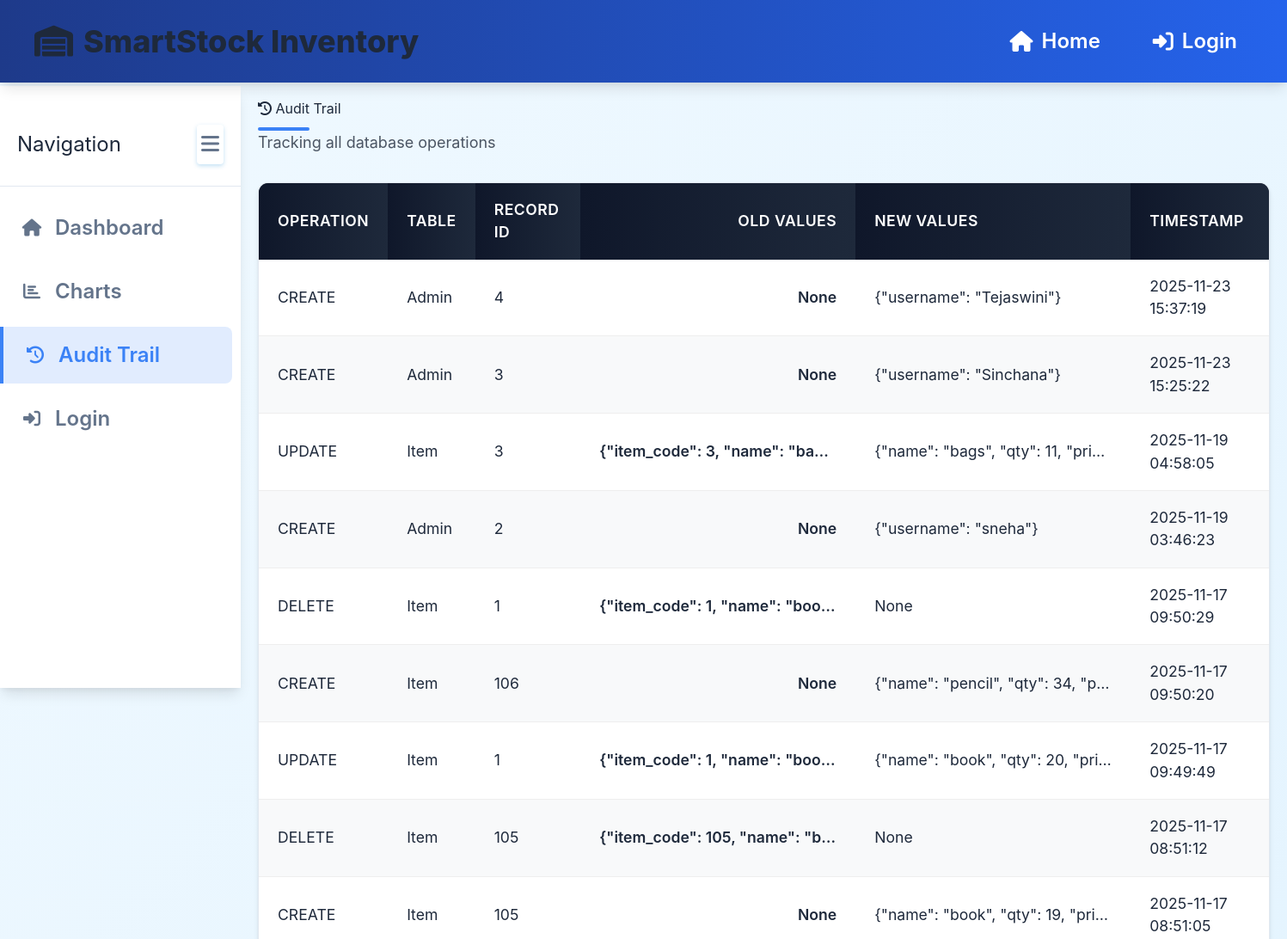
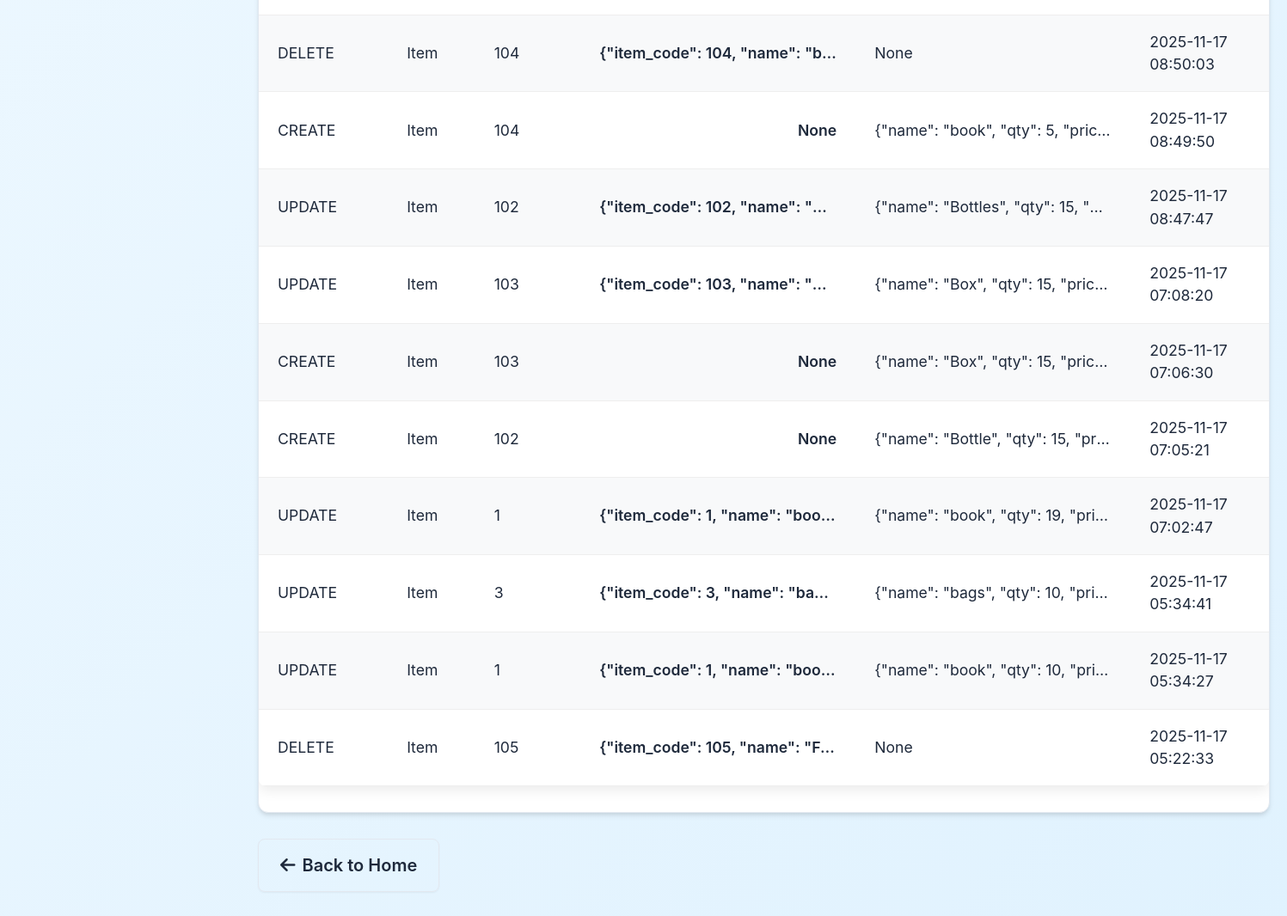
Page /audit-trail on the committed database (2 pictures, top to bottom).
### tables this page shows
CREATE TABLE AuditTrail (
            audit_id INTEGER PRIMARY KEY AUTOINCREMENT,
            operation_type TEXT,
            table_name TEXT,
            record_id INTEGER,
            old_values TEXT,
            new_values TEXT,
            operation_timestamp TIMESTAMP DEFAULT CURRENT_TIMESTAMP
        );

### app.py (the view)
@app.route('/audit-trail')
def audit_trail():
    conn = get_db_connection()
    queries = load_sql_query('read_queries.sql').split(';')
    audit_query = queries[2].strip()  # Get audit trail query
    audit_entries = conn.execute(audit_query).fetchall()
    conn.close()
    return render_template('audit_trail.html', audit_entries=audit_entries)

### app.py (called while the page is built)
def get_db_connection():
    conn = sqlite3.connect('smartstock.db')
    conn.row_factory = sqlite3.Row
    return conn

@app.context_processor
def inject_session():
    return dict(session=session)

### sql/sql_utils.py (called while the page is built)
def load_sql_query(filename):
    sql_dir = os.path.dirname(os.path.abspath(__file__))
    file_path = os.path.join(sql_dir, filename)
    with open(file_path, 'r') as file:
        return file.read().strip()

### templates/audit_trail.html (shortened to what this page needs)
<!DOCTYPE html>
<html lang="en">
<head>
    <script src="https://cdn.tailwindcss.com"></script>
    <link rel="stylesheet" href="https://cdnjs.cloudflare.com/ajax/libs/font-awesome/6.4.0/css/all.min.css">
    <link rel="stylesheet" href="{{ url_for('static', filename='style.css') }}">
</head>
<body>
    <header class="header">
        <h1><i class="fas fa-warehouse"></i> SmartStock Inventory</h1>
        <div class="header-nav">
            <a href="/"><i class="fas fa-home"></i> Home</a>
            {% if session.logged_in %}
                <div class="user-menu">
                    <i class="fas fa-user"></i>
                    <span>{{ session.username }}</span>
                    <a href="/logout" class="ml-2"><i class="fas fa-sign-out-alt"></i> Logout</a>
                </div>
            {% else %}
                <a href="/login"><i class="fas fa-sign-in-alt"></i> Login</a>
            {% endif %}
        </div>
    </header>
    <div class="main-layout">
        <aside class="sidebar">
            <div class="sidebar-header">
                <h3>Navigation</h3>
                <button class="toggle-sidebar">
                    <i class="fas fa-bars"></i>
                </button>
            </div>
            <ul class="sidebar-nav">
                <li><a href="/"><i class="fas fa-home"></i> <span>Dashboard</span></a></li>
                <li><a href="/stock-chart"><i class="fas fa-chart-bar"></i> <span>Charts</span></a></li>
                <li><a href="/audit-trail" class="active"><i class="fas fa-history"></i> <span>Audit Trail</span></a></li>
                {% if session.logged_in %}
                <li><a href="/logout"><i class="fas fa-sign-out-alt"></i> <span>Logout</span></a></li>
                {% else %}
                <li><a href="/login"><i class="fas fa-sign-in-alt"></i> <span>Login</span></a></li>
                {% endif %}
            </ul>
        </aside>
        <main class="main-content">
            <h2><i class="fas fa-history"></i> Audit Trail</h2>
            <p class="text-lg text-gray-600 mb-8">Tracking all database operations</p>
            {% if audit_entries %}
                <div class="table-container">
                    <div class="table-responsive">
                        <table>
                            <thead>
                                <tr>
                                    <th>Operation</th>
                                    <th>Table</th>
                                    <th>Record ID</th>
                                    <th>Old Values</th>
                                    <th>New Values</th>
                                    <th>Timestamp</th>
                                </tr>
                            </thead>
                            <tbody>
                                {% for entry in audit_entries %}
                                <tr>
                                    <td>{{ entry[1] }}</td>
                                    <td>{{ entry[2] }}</td>
                                    <td>{{ entry[3] }}</td>
                                    <td class="max-w-xs truncate">{{ entry[4] }}</td>
                                    <td class="max-w-xs truncate">{{ entry[5] }}</td>
                                    <td>{{ entry[6] }}</td>
                                </tr>
                                {% endfor %}
                            </tbody>
                        </table>
                    </div>
                </div>
            {% endif %}
            <a href="/" class="btn btn-outline">
                <i class="fas fa-arrow-left"></i> Back to Home
            </a>
        </main>
    </div>
</body>
</html>

### rows in the picture
AuditTrail: operation_type "CREATE", table_name "Admin", record "4", entry "None", new_values "{\"username\": \"Tejaswini\"}", operation_timestamp "2025-11-23 15:37:19"
AuditTrail: operation_type "CREATE", table_name "Admin", record "3", entry "None", new_values "{\"username\": \"Sinchana\"}", operation_timestamp "2025-11-23 15:25:22"
AuditTrail: operation_type "UPDATE", table_name "Item", record "3", old_values "{\"item_code\": 3, \"name\": \"ba…", new_values "{\"name\": \"bags\", \"qty\": 11, \"pri…", operation_timestamp "2025-11-19 04:58:05"
AuditTrail: operation_type "CREATE", table_name "Admin", record "2", entry "None", new_values "{\"username\": \"sneha\"}", operation_timestamp "2025-11-19 03:46:23"
AuditTrail: operation_type "DELETE", table_name "Item", record "1", old_values "{\"item_code\": 1, \"name\": \"boo…", entry "None", operation_timestamp "2025-11-17 09:50:29"
AuditTrail: operation_type "CREATE", table_name "Item", record "106", entry "None", new_values "{\"name\": \"pencil\", \"qty\": 34, \"p…", operation_timestamp "2025-11-17 09:50:20"
AuditTrail: operation_type "UPDATE", table_name "Item", record "1", old_values "{\"item_code\": 1, \"name\": \"boo…", new_values "{\"name\": \"book\", \"qty\": 20, \"pri…", operation_timestamp "2025-11-17 09:49:49"
AuditTrail: operation_type "DELETE", table_name "Item", record "105", old_values "{\"item_code\": 105, \"name\": \"b…", entry "None", operation_timestamp "2025-11-17 08:51:12"
AuditTrail: operation_type "CREATE", table_name "Item", record "105", entry "None", new_values "{\"name\": \"book\", \"qty\": 19, \"pri…", operation_timestamp "2025-11-17 08:51:05"
AuditTrail: operation_type "DELETE", table_name "Item", record "104", old_values "{\"item_code\": 104, \"name\": \"b…", entry "None", operation_timestamp "2025-11-17 08:50:03"
AuditTrail: operation_type "CREATE", table_name "Item", record "104", entry "None", new_values "{\"name\": \"book\", \"qty\": 5, \"pric…", operation_timestamp "2025-11-17 08:49:50"
AuditTrail: operation_type "UPDATE", table_name "Item", record "102", old_values "{\"item_code\": 102, \"name\": \"…", new_values "{\"name\": \"Bottles\", \"qty\": 15, \"…", operation_timestamp "2025-11-17 08:47:47"
AuditTrail: operation_type "UPDATE", table_name "Item", record "103", old_values "{\"item_code\": 103, \"name\": \"…", new_values "{\"name\": \"Box\", \"qty\": 15, \"pric…", operation_timestamp "2025-11-17 07:08:20"
AuditTrail: operation_type "CREATE", table_name "Item", record "103", entry "None", new_values "{\"name\": \"Box\", \"qty\": 15, \"pric…", operation_timestamp "2025-11-17 07:06:30"
AuditTrail: operation_type "CREATE", table_name "Item", record "102", entry "None", new_values "{\"name\": \"Bottle\", \"qty\": 15, \"pr…", operation_timestamp "2025-11-17 07:05:21"
AuditTrail: operation_type "UPDATE", table_name "Item", record "1", old_values "{\"item_code\": 1, \"name\": \"boo…", new_values "{\"name\": \"book\", \"qty\": 19, \"pri…", operation_timestamp "2025-11-17 07:02:47"
AuditTrail: operation_type "UPDATE", table_name "Item", record "3", old_values "{\"item_code\": 3, \"name\": \"ba…", new_values "{\"name\": \"bags\", \"qty\": 10, \"pri…", operation_timestamp "2025-11-17 05:34:41"
AuditTrail: operation_type "UPDATE", table_name "Item", record "1", old_values "{\"item_code\": 1, \"name\": \"boo…", new_values "{\"name\": \"book\", \"qty\": 10, \"pri…", operation_timestamp "2025-11-17 05:34:27"
AuditTrail: operation_type "DELETE", table_name "Item", record "105", old_values "{\"item_code\": 105, \"name\": \"F…", entry "None", operation_timestamp "2025-11-17 05:22:33"
